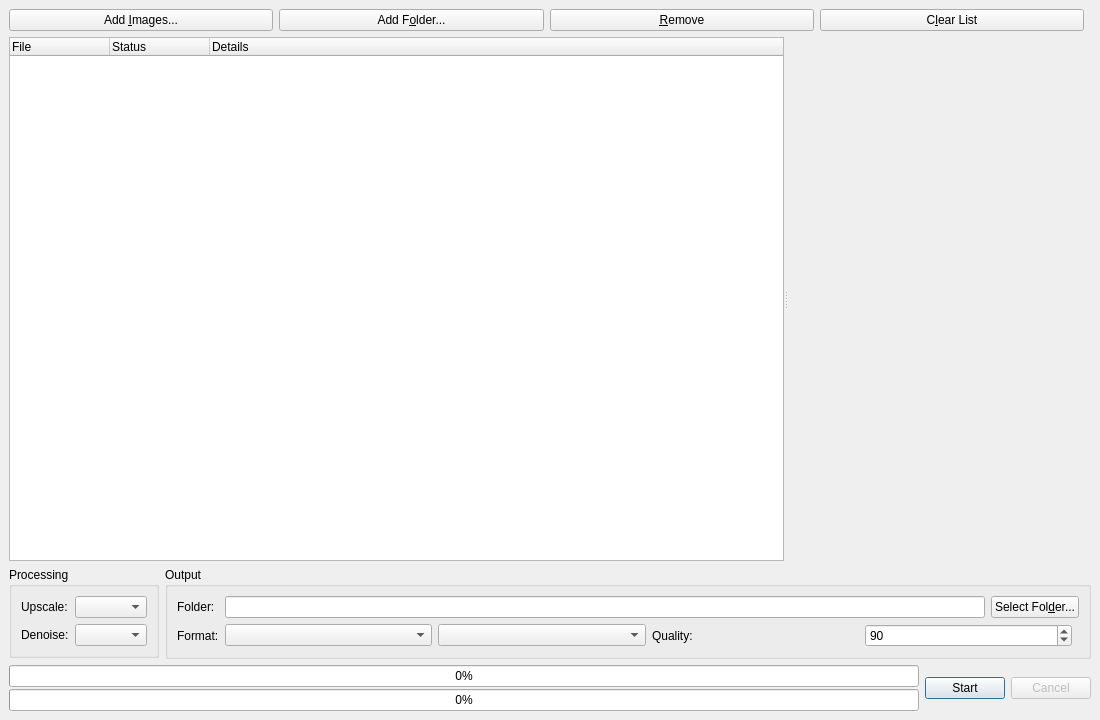
<?xml version="1.0" encoding="UTF-8"?>
<ui version="4.0">
 <class>MainWindow</class>
 <widget class="QMainWindow" name="MainWindow">
  <property name="geometry">
   <rect>
    <x>0</x>
    <y>0</y>
    <width>1100</width>
    <height>720</height>
   </rect>
  </property>
  <property name="windowTitle">
   <string>AnimeRestoreX</string>
  </property>
  <widget class="QWidget" name="centralWidget">
   <layout class="QVBoxLayout" name="mainLayout" stretch="0,1,0,0">
    <item>
     <layout class="QHBoxLayout" name="importLayout">
      <item>
       <widget class="QPushButton" name="addImagesButton">
        <property name="text">
         <string>Add &amp;Images...</string>
        </property>
       </widget>
      </item>
      <item>
       <widget class="QPushButton" name="addFolderButton">
        <property name="text">
         <string>Add F&amp;older...</string>
        </property>
       </widget>
      </item>
      <item>
       <widget class="QPushButton" name="removeButton">
        <property name="text">
         <string>&amp;Remove</string>
        </property>
       </widget>
      </item>
      <item>
       <widget class="QPushButton" name="clearButton">
        <property name="text">
         <string>C&amp;lear List</string>
        </property>
       </widget>
      </item>
      <item>
       <spacer name="importSpacer">
        <property name="orientation">
         <enum>Qt::Orientation::Horizontal</enum>
        </property>
       </spacer>
      </item>
     </layout>
    </item>
    <item>
     <widget class="QSplitter" name="mainSplitter">
      <property name="sizePolicy">
       <sizepolicy hsizetype="Expanding" vsizetype="Expanding">
        <horstretch>0</horstretch>
        <verstretch>1</verstretch>
       </sizepolicy>
      </property>
      <property name="orientation">
       <enum>Qt::Orientation::Horizontal</enum>
      </property>
      <property name="childrenCollapsible">
       <bool>false</bool>
      </property>
      <widget class="QTreeWidget" name="fileList">
       <property name="selectionMode">
        <enum>QAbstractItemView::SelectionMode::ExtendedSelection</enum>
       </property>
       <property name="rootIsDecorated">
        <bool>false</bool>
       </property>
       <property name="uniformRowHeights">
        <bool>true</bool>
       </property>
       <property name="alternatingRowColors">
        <bool>true</bool>
       </property>
       <column>
        <property name="text">
         <string>File</string>
        </property>
       </column>
       <column>
        <property name="text">
         <string>Status</string>
        </property>
       </column>
       <column>
        <property name="text">
         <string>Details</string>
        </property>
       </column>
      </widget>
      <widget class="PreviewPane" name="previewPane"/>
     </widget>
    </item>
    <item>
     <layout class="QHBoxLayout" name="settingsLayout" stretch="0,1">
     <item>
     <widget class="QGroupBox" name="processGroup">
      <property name="sizePolicy">
       <sizepolicy hsizetype="Preferred" vsizetype="Maximum">
        <horstretch>0</horstretch>
        <verstretch>0</verstretch>
       </sizepolicy>
      </property>
      <property name="title">
       <string>Processing</string>
      </property>
      <layout class="QFormLayout" name="processLayout">
       <item row="0" column="0">
        <widget class="QLabel" name="scaleLabel">
         <property name="text">
          <string>Upscale:</string>
         </property>
         <property name="buddy">
          <cstring>scaleCombo</cstring>
         </property>
        </widget>
       </item>
       <item row="0" column="1">
        <widget class="QComboBox" name="scaleCombo"/>
       </item>
       <item row="1" column="0">
        <widget class="QLabel" name="noiseLabel">
         <property name="text">
          <string>Denoise:</string>
         </property>
         <property name="buddy">
          <cstring>noiseCombo</cstring>
         </property>
        </widget>
       </item>
       <item row="1" column="1">
        <widget class="QComboBox" name="noiseCombo"/>
       </item>
      </layout>
     </widget>
     </item>
     <item>
     <widget class="QGroupBox" name="outputGroup">
      <property name="sizePolicy">
       <sizepolicy hsizetype="Preferred" vsizetype="Maximum">
        <horstretch>0</horstretch>
        <verstretch>0</verstretch>
       </sizepolicy>
      </property>
      <property name="title">
       <string>Output</string>
      </property>
      <layout class="QFormLayout" name="outputLayout">
       <item row="0" column="0">
        <widget class="QLabel" name="outputDirLabel">
         <property name="text">
          <string>Folder:</string>
         </property>
        </widget>
       </item>
       <item row="0" column="1">
        <layout class="QHBoxLayout" name="outputDirLayout">
         <item>
          <widget class="QLineEdit" name="outputDirEdit">
           <property name="readOnly">
            <bool>true</bool>
           </property>
          </widget>
         </item>
         <item>
          <widget class="QPushButton" name="browseOutputButton">
           <property name="text">
            <string>Select Fol&amp;der...</string>
           </property>
          </widget>
         </item>
        </layout>
       </item>
       <item row="1" column="0">
        <widget class="QLabel" name="formatLabel">
         <property name="text">
          <string>Format:</string>
         </property>
        </widget>
       </item>
       <item row="1" column="1">
        <layout class="QHBoxLayout" name="formatLayout">
         <item>
          <widget class="QComboBox" name="formatCombo"/>
         </item>
         <item>
          <widget class="QComboBox" name="webpModeCombo"/>
         </item>
         <item>
          <widget class="QLabel" name="qualityLabel">
           <property name="text">
            <string>Quality:</string>
           </property>
          </widget>
         </item>
         <item>
          <widget class="QSpinBox" name="qualitySpin">
           <property name="minimum">
            <number>0</number>
           </property>
           <property name="maximum">
            <number>100</number>
           </property>
           <property name="value">
            <number>90</number>
           </property>
          </widget>
         </item>
         <item>
          <spacer name="formatSpacer">
           <property name="orientation">
            <enum>Qt::Orientation::Horizontal</enum>
           </property>
          </spacer>
         </item>
        </layout>
       </item>
      </layout>
     </widget>
     </item>
     </layout>
    </item>
    <item>
     <layout class="QHBoxLayout" name="actionLayout">
      <item>
       <layout class="QVBoxLayout" name="progressLayout">
        <property name="spacing">
         <number>2</number>
        </property>
        <item>
         <widget class="QProgressBar" name="itemProgressBar">
          <property name="maximum">
           <number>1000</number>
          </property>
          <property name="value">
           <number>0</number>
          </property>
          <property name="visible">
           <bool>false</bool>
          </property>
         </widget>
        </item>
        <item>
         <widget class="QProgressBar" name="progressBar">
          <property name="value">
           <number>0</number>
          </property>
         </widget>
        </item>
       </layout>
      </item>
      <item>
       <widget class="QPushButton" name="startButton">
        <property name="text">
         <string>Start</string>
        </property>
        <property name="default">
         <bool>true</bool>
        </property>
       </widget>
      </item>
      <item>
       <widget class="QPushButton" name="cancelButton">
        <property name="enabled">
         <bool>false</bool>
        </property>
        <property name="text">
         <string>Cancel</string>
        </property>
       </widget>
      </item>
     </layout>
    </item>
   </layout>
  </widget>
 </widget>
 <customwidgets>
  <customwidget>
   <class>PreviewPane</class>
   <extends>QWidget</extends>
   <header>ui/PreviewPane.h</header>
  </customwidget>
 </customwidgets>
 <resources/>
 <connections/>
</ui>
